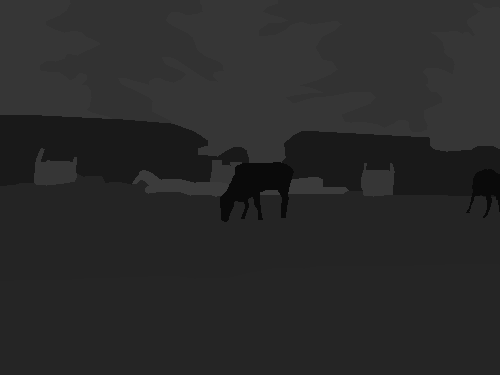
#> input picture dummy_data/GroundTruth_trainval_png/2008_000009.png, 500 x 375 px, found by its file name
$ python image_process.py
#> lines starting #> are read from the running program, lines starting #| are printed output that depends on the picture; after the words box and inside, x2 and y2 are one past the last pixel; in counts of white or black regions, pixels touching at a corner belong together
import cv2

def image_process(path):
    img  = cv2.imread(path, cv2.IMREAD_GRAYSCALE)
    for i in range(img.shape[0]):
        for j in range(img.shape[1]):
            if img[i][j] > 58:
                img[i][j] = 0

    cv2.imwrite(path, img)


if __name__ == '__main__':
    path = "./dummy_data\GroundTruth_trainval_png/2008_000009.png"

    img  = cv2.imread(path, cv2.IMREAD_GRAYSCALE)
#> img is the input picture: shape (375, 500); min 10, max 59, mean 40.9
    for i in range(img.shape[0]):
        for j in range(img.shape[1]):
            if img[i][j] > 58:
                img[i][j] = 0
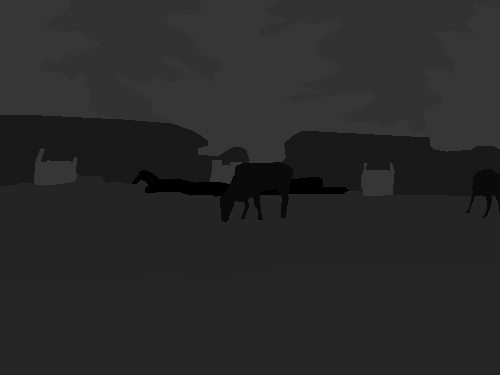
#> img: shape (375, 500); 1.08% of pixels changed, all inside (x1, y1, x2, y2) = (132, 170, 349, 197)

    cv2.imwrite(path, img)
